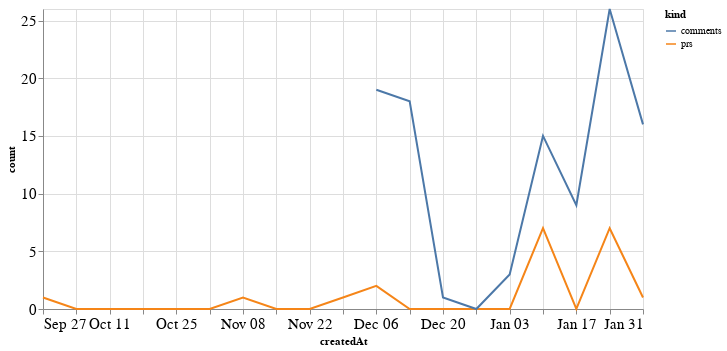

Notebook source saved alongside this figure:
### Code cell
alt.Chart(total_time, width=600).mark_line().encode(
    x='createdAt',
    y='count',
    color='kind'
)

### Figure 1 — Vega-Lite specification as saved in the notebook (floating-point values rounded to 4 significant figures)
{"config": {"axisLeft": {"labelFontSize": 15}, "axisBottom": {"labelFontSize": 15}}, "data": {"name": "data-1dff77cb77afe856e23beab577b4b244"}, "mark": "line", "encoding": {"color": {"type": "nominal", "field": "kind"}, "x": {"type": "temporal", "field": "createdAt"}, "y": {"type": "quantitative", "field": "count"}}, "width": 600, "$schema": "https://vega.github.io/schema/vega-lite/v4.8.1.json", "datasets": {"data-1dff77cb77afe856e23beab577b4b244": [{"createdAt": "2020-09-27T00:00:00", "kind": "prs", "count": 1.0}, {"createdAt": "2020-10-04T00:00:00", "kind": "prs", "count": 0.0}, {"createdAt": "2020-10-11T00:00:00", "kind": "prs", "count": 0.0}, {"createdAt": "2020-10-18T00:00:00", "kind": "prs", "count": 0.0}, {"createdAt": "2020-10-25T00:00:00", "kind": "prs", "count": 0.0}, {"createdAt": "2020-11-01T00:00:00", "kind": "prs", "count": 0.0}, {"createdAt": "2020-11-08T00:00:00", "kind": "prs", "count": 1.0}, {"createdAt": "2020-11-15T00:00:00", "kind": "prs", "count": 0.0}, {"createdAt": "2020-11-22T00:00:00", "kind": "prs", "count": 0.0}, {"createdAt": "2020-11-29T00:00:00", "kind": "prs", "count": 1.0}, {"createdAt": "2020-12-06T00:00:00", "kind": "prs", "count": 2.0}, {"createdAt": "2020-12-13T00:00:00", "kind": "prs", "count": 0.0}, {"createdAt": "2020-12-20T00:00:00", "kind": "prs", "count": 0.0}, {"createdAt": "2020-12-27T00:00:00", "kind": "prs", "count": 0.0}, {"createdAt": "2021-01-03T00:00:00", "kind": "prs", "count": 0.0}, {"createdAt": "2021-01-10T00:00:00", "kind": "prs", "count": 7.0}, {"createdAt": "2021-01-17T00:00:00", "kind": "prs", "count": 0.0}, {"createdAt": "2021-01-24T00:00:00", "kind": "prs", "count": 7.0}, {"createdAt": "2021-01-31T00:00:00", "kind": "prs", "count": 1.0}, {"createdAt": "2020-09-27T00:00:00", "kind": "comments", "count": null}, {"createdAt": "2020-10-04T00:00:00", "kind": "comments", "count": null}, {"createdAt": "2020-10-11T00:00:00", "kind": "comments", "count": null}, {"createdAt": "2020-10-18T00:00:00", "kind": "comments", "count": null}, {"createdAt": "2020-10-25T00:00:00", "kind": "comments", "count": null}, {"createdAt": "2020-11-01T00:00:00", "kind": "comments", "count": null}, {"createdAt": "2020-11-08T00:00:00", "kind": "comments", "count": null}, {"createdAt": "2020-11-15T00:00:00", "kind": "comments", "count": null}, {"createdAt": "2020-11-22T00:00:00", "kind": "comments", "count": null}, {"createdAt": "2020-11-29T00:00:00", "kind": "comments", "count": null}, {"createdAt": "2020-12-06T00:00:00", "kind": "comments", "count": 19.0}, {"createdAt": "2020-12-13T00:00:00", "kind": "comments", "count": 18.0}, {"createdAt": "2020-12-20T00:00:00", "kind": "comments", "count": 1.0}, {"createdAt": "2020-12-27T00:00:00", "kind": "comments", "count": 0.0}, {"createdAt": "2021-01-03T00:00:00", "kind": "comments", "count": 3.0}, {"createdAt": "2021-01-10T00:00:00", "kind": "comments", "count": 15.0}, {"createdAt": "2021-01-17T00:00:00", "kind": "comments", "count": 9.0}, {"createdAt": "2021-01-24T00:00:00", "kind": "comments", "count": 26.0}, {"createdAt": "2021-01-31T00:00:00", "kind": "comments", "count": 16.0}]}}
